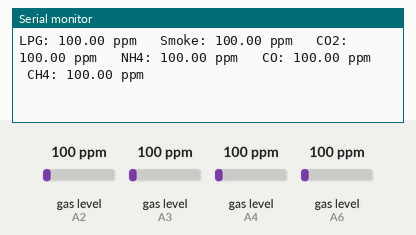
Simulated run of this sketch. Board: Arduino Pro Mini, built with avr-gcc and run on an emulated ATmega328P. Shown: the last lines printed to the serial monitor. The inputs (shaded band) are chosen by the test bench; at power-on: gas level (sensors on A2, A3, A4, A6) 100 ppm.

Above: at 1.2 s.
1.3 s: gas level (sensor on A2) set to 20 ppm
At 2.6 s:
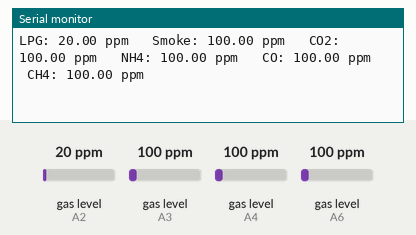
2.8 s: gas level (sensor on A3) set to 20 ppm
At 3.9 s:
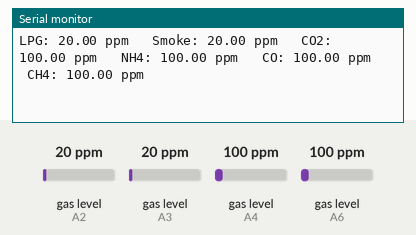
4.3 s: gas level (sensor on A4) set to 20 ppm
At 4.3 s:
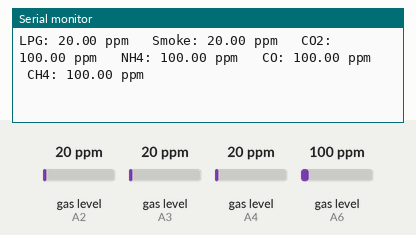
8.4 s: gas level (sensor on A6) set to 20 ppm
At 9.3 s:
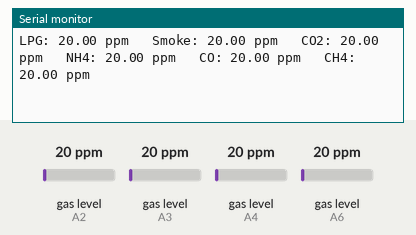
12.5 s: gas level (sensor on A2) set to 250 ppm
At 13.1 s:
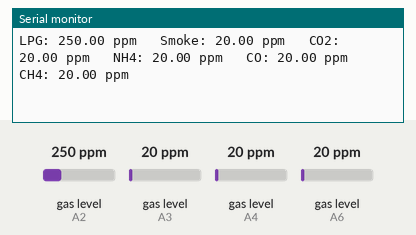
14.0 s: gas level (sensor on A3) set to 250 ppm
At 15.3 s:
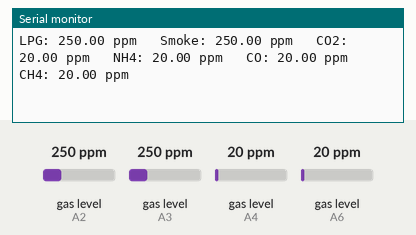
Timing chart, 0 to 16.5 s (numbered marks = the images above; inputs shaded):
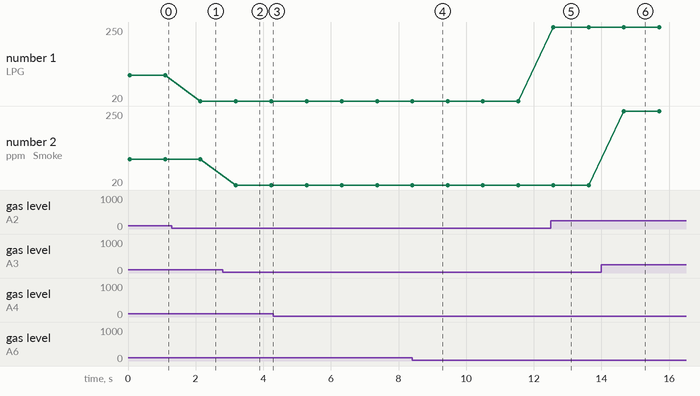

The sketch:

MQ_Combined.ino
```cpp
#include <MQUnifiedsensor.h>

#define Board ("Arduino Pro Mini")
#define Voltage_Resolution (5)
#define ADC_Bit_Resolution (10)
#define RatioMQ2CleanAir (9.83)
#define RatioMQ4CleanAir (4.4)
#define RatioMQ135CleanAir (3.61)
#define RatioMQ7CleanAir (27.5)

MQUnifiedsensor MQ2_LPG(Board, Voltage_Resolution, ADC_Bit_Resolution, A2, "MQ-2");
MQUnifiedsensor MQ4_Smoke(Board, Voltage_Resolution, ADC_Bit_Resolution, A3, "MQ-4");
MQUnifiedsensor MQ135_CO2(Board, Voltage_Resolution, ADC_Bit_Resolution, A4, "MQ-135");
MQUnifiedsensor MQ135_NH4(Board, Voltage_Resolution, ADC_Bit_Resolution, A4, "MQ-135");
MQUnifiedsensor MQ7_CO(Board, Voltage_Resolution, ADC_Bit_Resolution, A6, "MQ-7");
MQUnifiedsensor MQ7_CH4(Board, Voltage_Resolution, ADC_Bit_Resolution, A6, "MQ-7");

void setup() {
  Serial.begin(9600);

  MQ2_LPG.setRegressionMethod(1);
  MQ2_LPG.setA(574.25);
  MQ2_LPG.setB(-2.222);

  MQ4_Smoke.setRegressionMethod(1);
  MQ4_Smoke.setA(10.00);
  MQ4_Smoke.setB(-0.58);

  MQ135_CO2.setRegressionMethod(1);
  MQ135_CO2.setA(660.00);
  MQ135_CO2.setB(-3.94);

  MQ135_NH4.setRegressionMethod(1);
  MQ135_NH4.setA(15.38);
  MQ135_NH4.setB(-0.49);

  MQ7_CO.setRegressionMethod(1);
  MQ7_CO.setA(99.042);
  MQ7_CO.setB(-1.518);

  MQ7_CH4.setRegressionMethod(1);
  MQ7_CH4.setA(99.042);
  MQ7_CH4.setB(-1.518);

  MQ2_LPG.init();
  MQ4_Smoke.init();
  MQ135_CO2.init();
  MQ135_NH4.init();
  MQ7_CO.init();
  MQ7_CH4.init();

  Serial.print("Calibrating please wait.");
  float calcR0_MQ2 = 0;
  float calcR0_MQ4 = 0;
  float calcR0_MQ135 = 0;
  float calcR0_MQ7_CO = 0;
  float calcR0_MQ7_CH4 = 0;

  for (int i = 1; i <= 10; i++) {
    MQ2_LPG.update();
    MQ4_Smoke.update();
    MQ135_CO2.update();
    MQ135_NH4.update();
    MQ7_CO.update();
    MQ7_CH4.update();

    calcR0_MQ2 += MQ2_LPG.calibrate(RatioMQ2CleanAir);
    calcR0_MQ4 += MQ4_Smoke.calibrate(RatioMQ4CleanAir);
    calcR0_MQ135 += MQ135_CO2.calibrate(RatioMQ135CleanAir);
    calcR0_MQ7_CO += MQ7_CO.calibrate(RatioMQ7CleanAir);
    calcR0_MQ7_CH4 += MQ7_CH4.calibrate(RatioMQ7CleanAir);

    Serial.print(".");
  }

  MQ2_LPG.setR0(calcR0_MQ2 / 10);
  MQ4_Smoke.setR0(calcR0_MQ4 / 10);
  MQ135_CO2.setR0(calcR0_MQ135 / 10);
  MQ7_CO.setR0(calcR0_MQ7_CO / 10);
  MQ7_CH4.setR0(calcR0_MQ7_CH4 / 10);

  Serial.println("  done!.");

  if (isinf(calcR0_MQ2) || isinf(calcR0_MQ4) || isinf(calcR0_MQ135) || isinf(calcR0_MQ7_CO) || isinf(calcR0_MQ7_CH4)) {
    Serial.println("Warning: Connection issue, R0 is infinite (Open circuit detected) please check your wiring and supply");
    while (1);
  }

  if (calcR0_MQ2 == 0 || calcR0_MQ4 == 0 || calcR0_MQ135 == 0 || calcR0_MQ7_CO == 0 || calcR0_MQ7_CH4 == 0) {
    Serial.println("Warning: Connection issue found, R0 is zero (Analog pin shorts to ground) please check your wiring and supply");
    while (1);
  }

  MQ2_LPG.serialDebug(true);
  MQ4_Smoke.serialDebug(true);
  MQ135_CO2.serialDebug(true);
  MQ135_NH4.serialDebug(true);
  MQ7_CO.serialDebug(true);
  MQ7_CH4.serialDebug(true);
}

void loop() {
  MQ2_LPG.update();
  MQ4_Smoke.update();
  MQ135_CO2.update();
  MQ135_NH4.update();
  MQ7_CO.update();
  MQ7_CH4.update();

  float lpgConcentration = MQ2_LPG.readSensor();
  float smokeConcentration = MQ4_Smoke.readSensor();
  float co2Concentration = MQ135_CO2.readSensor();
  float nh4Concentration = MQ135_NH4.readSensor();
  float coConcentration = MQ7_CO.readSensor();
  float ch4Concentration = MQ7_CH4.readSensor();

  Serial.print("LPG: ");
  Serial.print(lpgConcentration);
  Serial.print(" ppm   Smoke: ");
  Serial.print(smokeConcentration);
  Serial.print(" ppm   CO2: ");
  Serial.print(co2Concentration);
  Serial.print(" ppm   NH4: ");
  Serial.print(nh4Concentration);
  Serial.print(" ppm   CO: ");
  Serial.print(coConcentration);
  Serial.print(" ppm   CH4: ");
  Serial.print(ch4Concentration);
  Serial.println(" ppm\n");

  delay(1000);
}
```

Measured:
- after the input at 1.3 s, the serial monitor: prints a new line after 0.84 s (image 1)
- after the input at 2.8 s, the serial monitor: prints a new line after 0.39 s (image 2)
- after the input at 8.4 s, the serial monitor: prints a new line at once (image 4)
- after the input at 12.5 s, the serial monitor: prints a new line after 0.08 s (image 5)
- after the input at 14.0 s, the serial monitor: prints a new line after 0.66 s (image 6)
- plotted number 1: 100 → 20 after the input at 1.3 s, 20 → 250 after the input at 12.5 s
